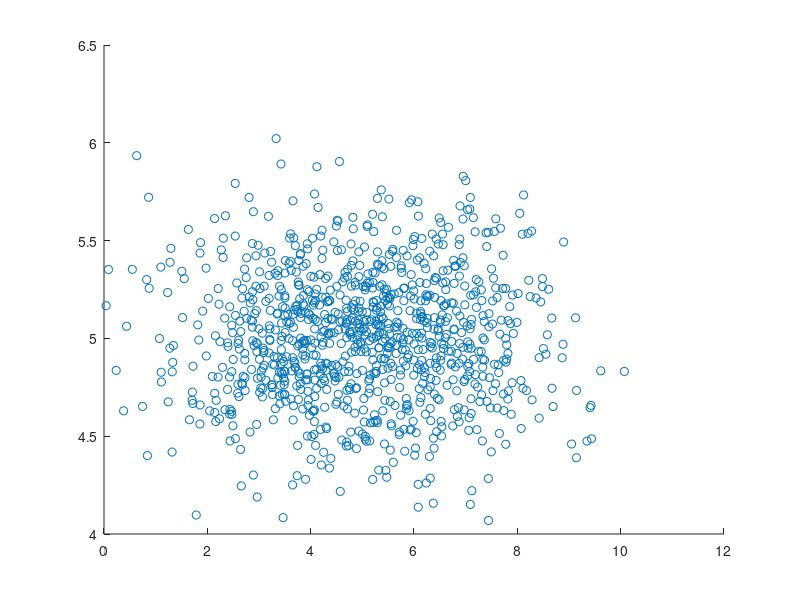

Write the MATLAB code that produced this figure. (Note: this script raises an error after producing the figure.)
%% unit test

%% test pca
points = mvnrnd([5,5], [3,0;0,0.1], 1000);
points = points';
scatter(points(1,:)',points(2,:)');
[U, M] = pca(points, 0)
R = [cosd(45), -sind(45); sind(45), cosd(45)]
points = R * points;

%% test runNN_para
n_samples_per_cluster = 200;
n_features = 2;
fea = randn(n_samples_per_cluster, n_features);
fea = [fea + repmat([-5, 0], n_samples_per_cluster, 1);...
       fea + repmat([5, 0], n_samples_per_cluster, 1)];
gnd = [ones(n_samples_per_cluster, 1); 
     2*ones(n_samples_per_cluster, 1)];
fea=fea';
gscatter(fea(1,:)', fea(2,:)', gnd);
split = choose_each_class(gnd, 0.5, 1);
X_train = fea(:, split); Y_train = gnd(split);
X_test = fea(:, ~split); Y_test = gnd(~split);
para.p = [1];
para.iter = 20;
para.type = 'equal';
label = generate_label(Y_train, para);
result_NN_para = run_NN_para(X_train, Y_train, X_test, Y_test, label);
result_NN_para{1}.accuracy

%% test imbalanced_sample
gnd = [1;1;1;2;2;2;3;3;3;4;4;4];
fea = gnd';
class = unique(gnd)
ratio = [0.5,0.8,1,0.6]
[Fea, Gnd] = imbalanced_sample(fea, gnd, class, ratio);
assert(numel(Gnd)==7);
assert(sum(Gnd==1)==1);
assert(sum(Gnd==2)==2);
assert(sum(Gnd==3)==3);
assert(sum(Gnd==4)==1);
assert(isequal(Fea,[1,2,2,3,3,3,4]));

%% test choose_each_class
gnd = [1;1;2;2;2;3;3;3;3;4;4;4;4;4];
split = choose_each_class(gnd, 0.8, 1);
assert(sum(split)==10);
gnd_split = gnd(split);
gnd_split_ = gnd(~split);
assert(isequal(gnd_split_, [1;2;3;4]));
assert(sum(gnd_split==1)==1);
assert(sum(gnd_split==2)==2);
assert(sum(gnd_split==3)==3);
assert(sum(gnd_split==4)==4);
split = choose_each_class(gnd, 0.5, 1);
assert(sum(split)==6);
gnd_split = gnd(split);
assert(sum(gnd_split==1)==1);
assert(sum(gnd_split==2)==1);
assert(sum(gnd_split==3)==2);
assert(sum(gnd_split==4)==2);
split = choose_each_class(gnd, 1, 1);
assert(sum(split)==4);
gnd_split = gnd(split);
assert(sum(gnd_split==1)==1);
assert(sum(gnd_split==2)==1);
assert(sum(gnd_split==3)==1);
assert(sum(gnd_split==4)==1);

%% test generate label
gnd = [1;2;3;1;2;3;1;2;3;1;1;2;3;2;3];

para.iter = 2;
para.type = 'equal';

para.p = 1;
label = generate_label(gnd, para);
label = label{1};
if (para.iter ~= size(label,2))
    error('iter wrong');
end
if (size(gnd,1) ~= size(label,1))
    error('size wrong');
end
for i = 1:para.iter
    if (unique(gnd) ~= unique(gnd(label(:,i))))
        error('sample class wrong');
    end
    tmp = hist(gnd(label(:,i)), unique(gnd));
    for j = 1:numel(tmp)
        if (tmp(j) ~= para.p)
            error('sample p wrong');
        end
    end
end

para.p = 2;
label = generate_label(gnd, para);
label = label{1};
if (para.iter ~= size(label,2))
    error('iter wrong');
end
if (size(gnd,1) ~= size(label,1))
    error('size wrong');
end
for i = 1:para.iter
    if (unique(gnd) ~= unique(gnd(label(:,i))))
        error('sample class wrong');
    end
    tmp = hist(gnd(label(:,i)), unique(gnd));
    for j = 1:numel(tmp)
        if (tmp(j) ~= para.p)
            error('sample p wrong');
        end
    end
end

para.p = 3;
label = generate_label(gnd, para);
label = label{1};
if (para.iter ~= size(label,2))
    error('iter wrong');
end
if (size(gnd,1) ~= size(label,1))
    error('size wrong');
end
for i = 1:para.iter
    if (unique(gnd) ~= unique(gnd(label(:,i))))
        error('sample class wrong');
    end
    tmp = hist(gnd(label(:,i)), unique(gnd));
    for j = 1:numel(tmp)
        if (tmp(j) ~= para.p)
            error('sample p wrong');
        end
    end
end

%% FOR fFME
%% test XH
load('/home/lab-qiu.suo/devel/fFMEsemi/result/coil20/semi/pca.mat', 'X_train');
X = X_train;
[dim,n] = size(X);
Xc = bsxfun(@minus, X, mean(X,2));
one = ones(n,1);
H = eye(n) - 1/n.*one*one';
XH = X*H;
diff = Xc-XH;
assert(sum(abs(diff(:)) > 1e-5)==0, 'Xc and XH are not equal');

assert(one'*one==n, '11^T not equal to n');

%% test U
para.uu = 0; % uu must be zero
para.ul = 1;
Y = [1,0;
     0,0;
     0,1;
     0,0;];
n = size(Y,1);
assert(n==4, 'n error for Y');
u = para.uu .* ones(n,1);
assert(sum(u==zeros(n,1))==n, 'u error for init');
u(sum(Y,2) == 1) = para.ul;
assert(sum(u==[1;0;1;0])==n, 'u error for assign labeled data');
U = spdiags(u,0,n,n);
assert(sum(diag(full(U))==[1;0;1;0])==n, 'error when generate U');

para.mu = 1;
V_inv = spdiags((u + (para.mu + 1) .* ones(n,1)).^-1, 0, n, n);
assert(sum(diag(full(V_inv))==1./[3;2;3;2])==n, 'error when generate V_inv');
V = full(U) + (para.mu + 1) .* eye(n);
diff = V_inv - pinv(V);
assert(sum(abs(diff(:)) > 1e-5)==0, 'V_inv and pinv(V) are not equal');

%% test ridge regression
f = 2; c = 4; l = 10;
W = rand(f, c);
b = rand(c, 1);
Xl = rand(f, l);
Y = rand(l, c);
o = ones(l, 1);
sum1 = 0;
for i = 1:l
    tmp = W'*Xl(:,i) + b - Y(i,:)';
    tmp = tmp .* tmp;
    sum1 = sum1 + sum(tmp(:));
end
sum1 = sum1 / l
sum2 = trace(Xl'*W*W'*Xl+2*Xl'*W*b*o'-2*Xl'*W*Y'+o*b'*b*o'-2*o*b'*Y'+Y*Y') / l
    